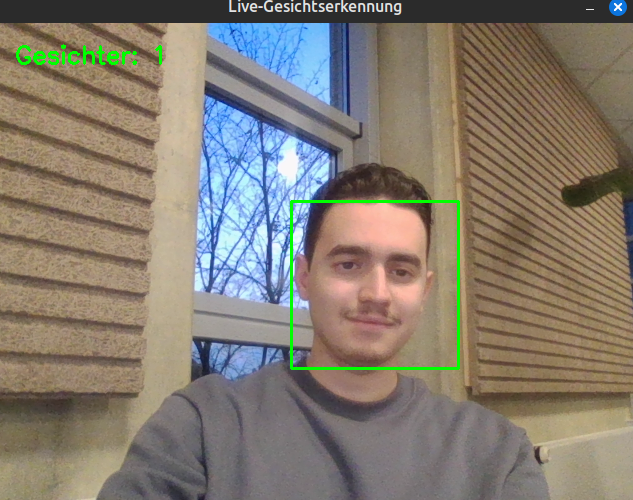
//> input picture gesicht.png, 633 x 500 px, given in place of the camera
$ ./main   (built with g++ and OpenCV 4)
//> lines starting //> are read from the running program, lines starting //| are printed output that depends on the picture; after the words box and inside, x2 and y2 are one past the last pixel; in counts of white or black regions, pixels touching at a corner belong together
#include <opencv2/opencv.hpp>
#include <iostream>
#include <vector>

using namespace cv;
using namespace std;

int main() {

    CascadeClassifier detector;

    if (!detector.load(
        "/home/metin/CLionProjects/BVA_test/haarcascade_frontalface_default.xml")) {
        cout << "Modell konnte nicht geladen werden!" << endl;
        return 1;
    }

    VideoCapture kamera(0);

    if (!kamera.isOpened()) {
        cout << "Webcam konnte nicht geöffnet werden!" << endl;
        return 1;
    }

    // Webcam-Auflösung reduzieren
    kamera.set(CAP_PROP_FRAME_WIDTH, 640);
    kamera.set(CAP_PROP_FRAME_HEIGHT, 480);

    Mat bild, grau, klein;
    vector<Rect> gesichter;

    while (true) {

        kamera >> bild;
//> bild is the input picture: 500 rows x 633 cols, CV_8UC3; mean B, G, R 112.3, 124.3, 132.4

        if (bild.empty()) {
            break;
        }

        cvtColor(bild, grau, COLOR_BGR2GRAY);
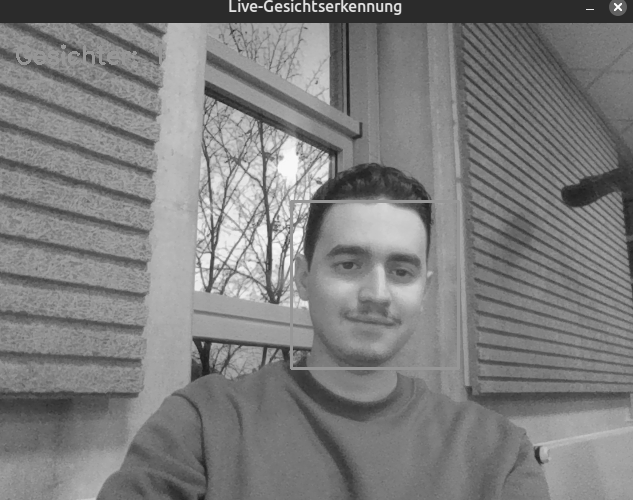
//> grau: 500 rows x 633 cols, CV_8UC1; min 24, max 255, mean 125.2
        resize(grau, klein, Size(), 0.5, 0.5);
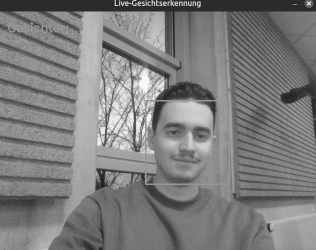
//> klein: 250 rows x 316 cols, CV_8UC1; min 29, max 248, mean 125.4
        equalizeHist(klein, klein);
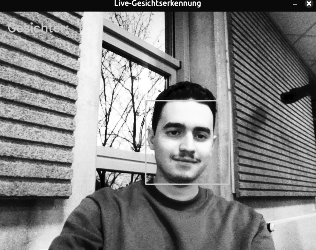
//> klein: 250 rows x 316 cols, CV_8UC1; min 0, max 255, mean 128.7
        gesichter.clear();

        detector.detectMultiScale(
            klein,
            gesichter,
            1.1,
            5,
            0,
            Size(30, 30)
        );
//> gesichter = 1 Rect (x, y, width, height): [145, 100, 86, 86]

        // Erkannte Gesichter markieren
        for (const auto& gesicht : gesichter) {

            Rect original(
                gesicht.x * 2,
                gesicht.y * 2,
                gesicht.width * 2,
                gesicht.height * 2
            );

            rectangle(
                bild,
                original,
                Scalar(0, 255, 0),
                2
            );
        }
//> this loop made 1 pass
//> (gesicht, original) on pass 1: (Rect(145, 100, 86, 86), Rect(290, 200, 172, 172))
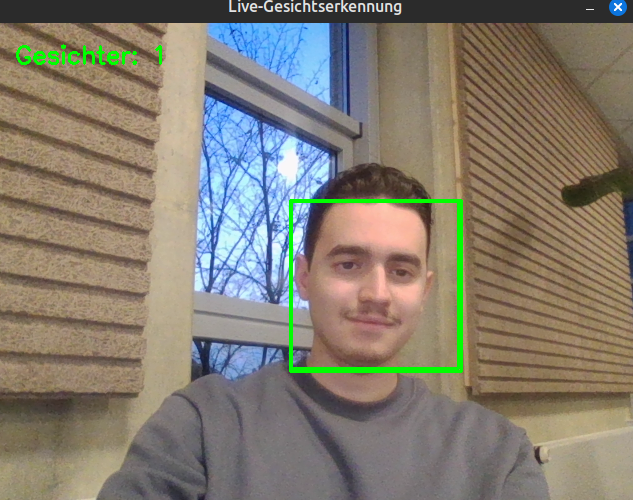
//> bild: 500 rows x 633 cols, CV_8UC3; 0.43% of pixels changed, all inside (x1, y1, x2, y2) = (289, 199, 463, 373)

        // Anzahl erkannter Gesichter anzeigen
        putText(
            bild,
            "Gesichter: " + to_string(gesichter.size()),
            Point(20, 40),
            FONT_HERSHEY_SIMPLEX,
            0.8,
            Scalar(0, 255, 0),
            2
        );
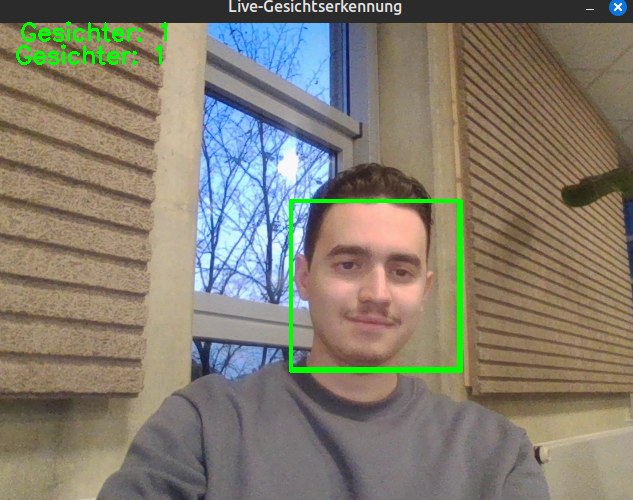
//> bild: 500 rows x 633 cols, CV_8UC3; 0.3% of pixels changed, all inside (x1, y1, x2, y2) = (21, 21, 167, 42)

        imshow("Live-Gesichtserkennung", bild);
        if (waitKey(1) == 27) {
//> the Esc key is pressed
            break;
        }
    }

    kamera.release();
    destroyAllWindows();

    return 0;
}
